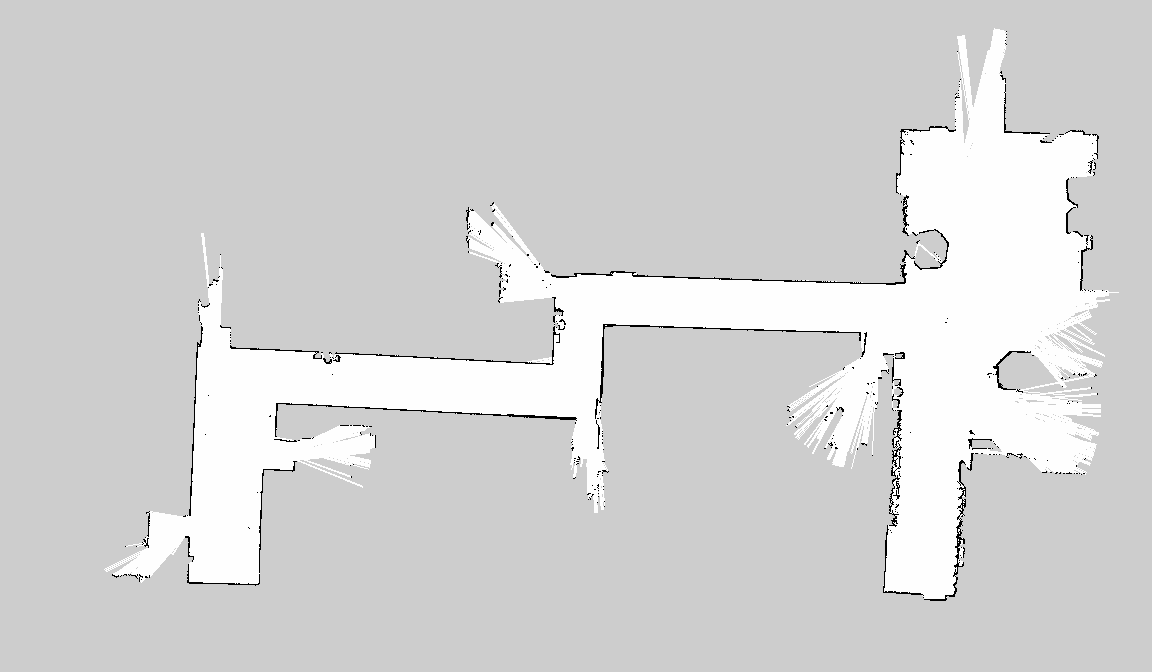
#> input picture scripts/unsmoothed.pgm, 1152 x 672 px
$ python smooth_test.py
#> lines starting #> are read from the running program, lines starting #| are printed output that depends on the picture; after the words box and inside, x2 and y2 are one past the last pixel; in counts of white or black regions, pixels touching at a corner belong together
#!/usr/bin/env python

import cv2


img = cv2.imread("unsmoothed.pgm")
#> img is the input picture: shape (672, 1152, 3); min 0, max 254, mean 212.1
blurred = cv2.GaussianBlur(img, (21, 21), 0)
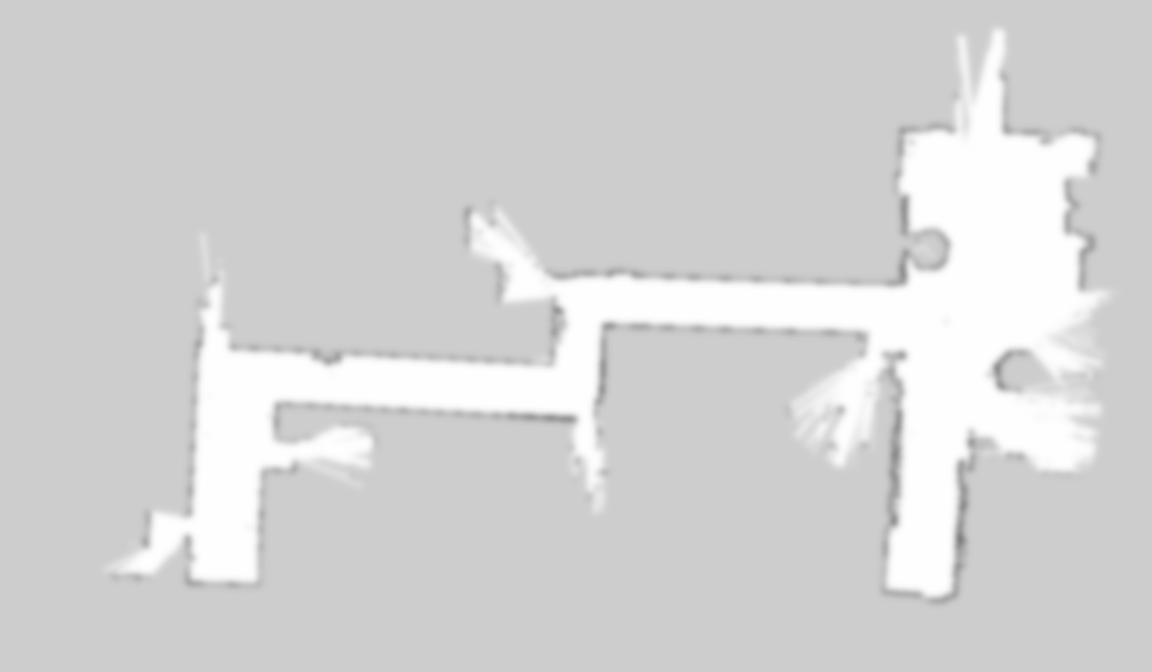
#> blurred: shape (672, 1152, 3); min 128, max 254, mean 212.1
smoothed = cv2.Canny(blurred, 10, 115, apertureSize=3)
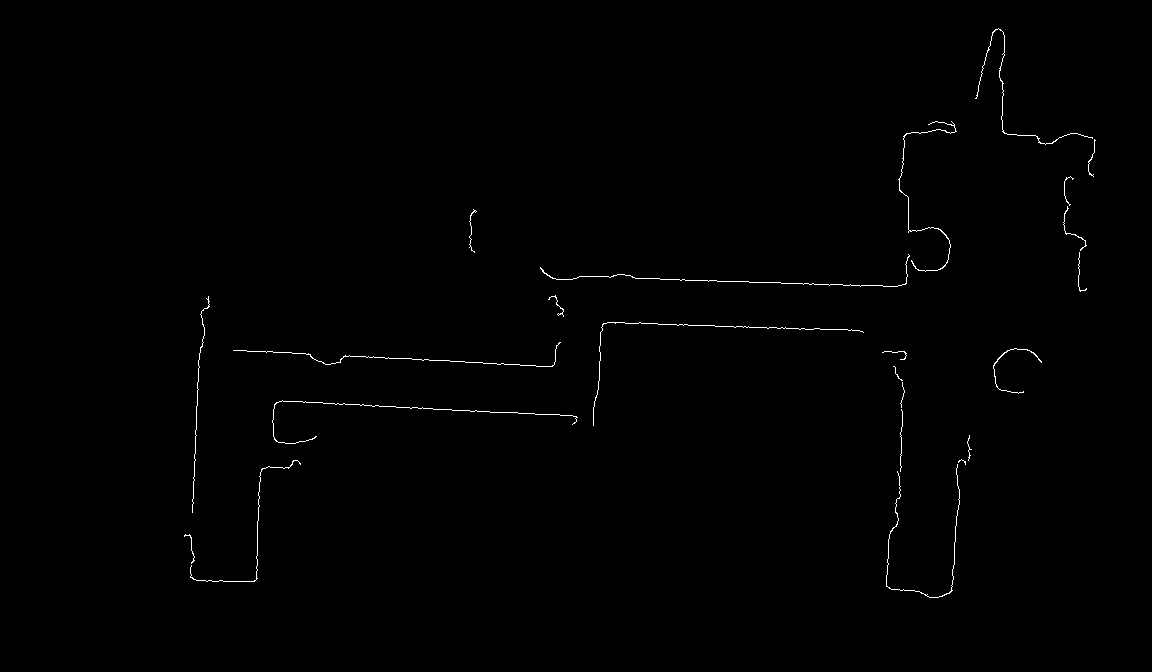
#> smoothed: shape (672, 1152); 0.47% white in thin lines or dots, all inside (x1, y1, x2, y2) = (184, 28, 1096, 598)
smoothed = cv2.bitwise_not(smoothed)
cv2.imwrite("smoothed.jpg", smoothed)
